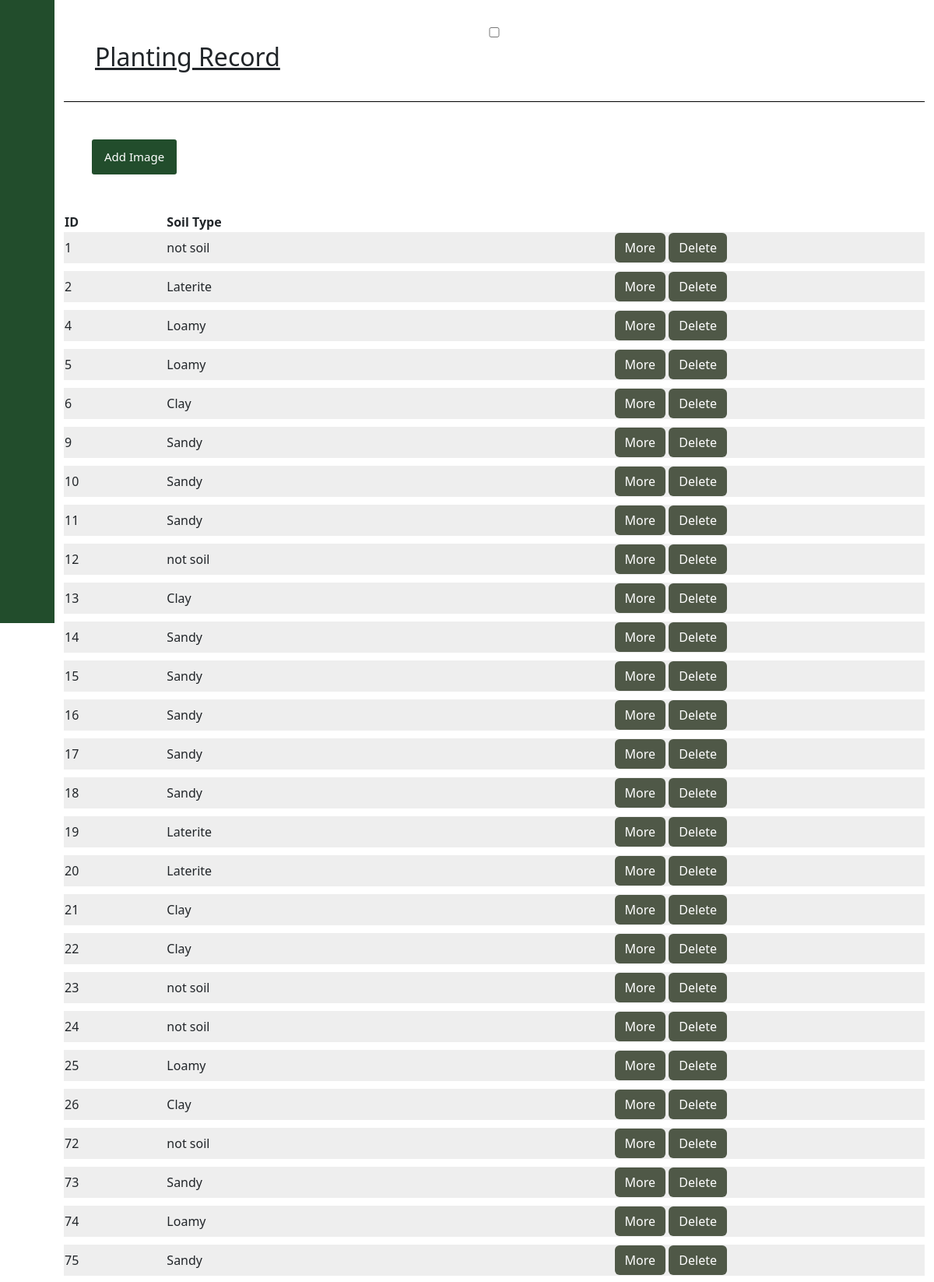
Screenshot of /planting_records.php (signed in, upper part) with the database file from the repository.
### tables this page shows
CREATE TABLE `images` (
  `id` int(11) NOT NULL,
  `path` text NOT NULL,
  `status` int(11) NOT NULL DEFAULT 0,
  `details` text DEFAULT NULL,
  `result` text DEFAULT NULL,
  `user_id` int(11) NOT NULL
);

### planting_records.php (the view, shortened to what this page needs)
<?php
include("conn.php");
$id = $_SESSION['id'];
$sql_image = "SELECT * FROM images WHERE user_id = $id";
$query_image = mysqli_query($conn,$sql_image);
?>
<!DOCTYPE html>
<html lang="en">
<head>
  <link href="https://cdn.lineicons.com/4.0/lineicons.css" rel="stylesheet" />
  <link href="https://cdn.jsdelivr.net/npm/bootstrap@5.3.0-alpha3/dist/css/bootstrap.min.css" rel="stylesheet"
>
  <link href="https://cdnjs.cloudflare.com/ajax/libs/font-awesome/4.7.0/css/font-awesome.css" type="text/css" rel="stylesheet">
</head>
<body>
<div class="wrapper">
        <aside id="sidebar">
            <div class="d-flex">
                <button class="toggle-btn" type="button">
                </button>
            </div>
            <ul class="sidebar-nav">
              <li class="sidebar-item">
                      <a href="home.php" class="sidebar-link">
                    </a>
                </li>
                <li class="sidebar-item">
                    <a href="update_profile.php" class="sidebar-link">
                    </a>
                </li>
                <li class="sidebar-item">
                    <a href="planting_records.php" class="sidebar-link">
                    </a>
                </li>
            </ul>
            <div class="sidebar-footer">
                <a href="logout.php" class="sidebar-link">
                </a>
            </div>
        </aside>
<section class="planting-setting">
    <div class="container-fluid">
      <div class="plating-title">
        <input type="checkbox" id="check" style="width: 100%;">
        <h2>Planting Record</h2>
      </div>
      <div class="row">
        <div class="col-lg-12 p-5">
          <div class="upload">
            <button type = "button" class = "btn-warning">
              <a style="text-decoration: none; color:#FFF;" href="add_image.php">
                Add Image
              </a>
            </button>
          </div>
        </div>
      </div>
<div class="row">
  <div class="col-lg-12">
    <table>
      <tr style="background-color:transparent;">
          <th>ID</th>
          <th>Soil Type</th>
          <th colspan="3"></th>
        </tr>
<?php
foreach($query_image as $row){
?>
<tr>
<td><?= $row['id']; ?></td>
<td><?= $row['result']; ?></td>
<td colspan="3" style="text-align: center;">
  <a href="soil_type.php?image_id=<?=$row['id'];?>" class="button btn" style="background: #4f5847;color:white;">More</a>
  <a href="delete-result.php?id=<?=$row['id'];?>" class="button btn" style="background: #4f5847;color:white;">Delete</a>
</td>
</tr>
<tr style="height: 10px;background:#7b8275">
</tr>
<?php
}
?>
    </table>
  </div>
</div>
    </div>
  </section>
</div>
</body>
</html>

### planting_records.php (style rules this page uses)
a { text-decoration: none; }
li { list-style: none; }
.wrapper { display: flex; height: 100vh; }
#sidebar { width: 70px; min-width: 70px; z-index: 1000; transition: all .25s ease-in-out; background-color: #224D2C; display: flex; flex-direction: column; }
.toggle-btn { background-color: transparent; cursor: pointer; border: 0; padding: 1rem 1.5rem; }
.sidebar-nav { padding: 2rem 0; flex: 1 1 auto; }
a.sidebar-link { padding: .625rem 1.625rem; color: #FFF; display: block; font-size: 0.9rem; white-space: nowrap; border-left: 3px solid transparent; }
.sidebar-item { position: relative; }
.planting-setting { width: 100%; height: 100vh; }
.plating-title { padding: 30px 40px; border-bottom: 1px solid #000; }
.plating-title h2 { text-decoration: underline; text-transform: capitalize; }
.btn-warning { position: relative; padding: 11px 16px; font-size: 15px; line-height: 1.5; border-radius: 3px; color: #fff; background-color: #224D2C; border: 0; transition: 0.2s; overflow: hidden; }
table { width: 100%; padding: 20px; border-radius: 20px; }
table tr { background: #eee; padding: 20px; margin: 20px 0; }

### rows the page displays
images: id "1", result "not soil"
images: id "2", result "Laterite"
images: id "4", result "Loamy"
images: id "5", result "Loamy"
images: id "6", result "Clay"
images: id "9", result "Sandy"
images: id "10", result "Sandy"
images: id "11", result "Sandy"
images: id "12", result "not soil"
images: id "13", result "Clay"
images: id "14", result "Sandy"
images: id "15", result "Sandy"
images: id "16", result "Sandy"
images: id "17", result "Sandy"
images: id "18", result "Sandy"
images: id "19", result "Laterite"
images: id "20", result "Laterite"
images: id "21", result "Clay"
images: id "22", result "Clay"
images: id "23", result "not soil"
images: id "24", result "not soil"
images: id "25", result "Loamy"
images: id "26", result "Clay"
images: id "72", result "not soil"
images: id "73", result "Sandy"
images: id "74", result "Loamy"
images: id "75", result "Sandy"
